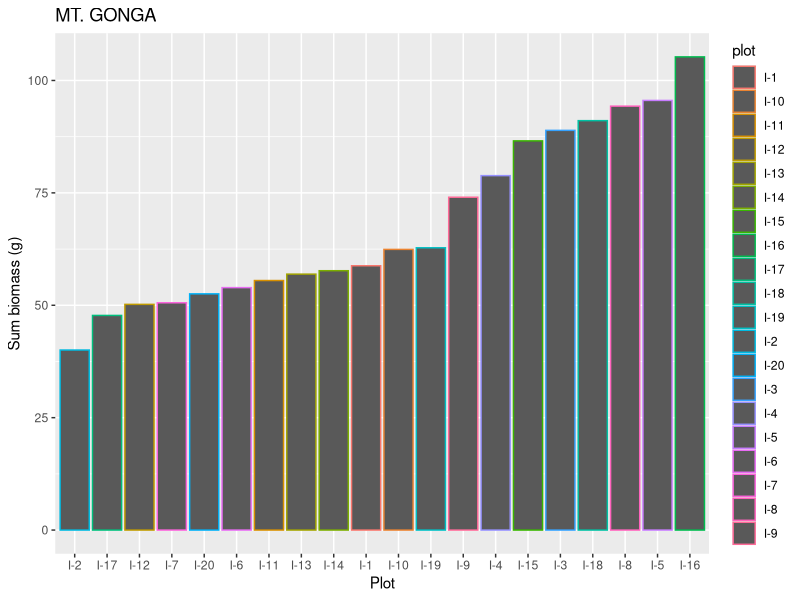

Reproduce this figure in R.
####
#####
library(readxl)
library(tidyverse)
library(ggplot2)

#import data
biomass2015 <- read_excel("biomass2015.xls")
view(biomass2015)


# exclude irrelevant columns
biomass_clean <- biomass2015 %>%
  
  #selecting only relevant columns
  select(plot, production) %>%
  
  #excluding NA values
  filter(!is.na(production)) %>%
  
  #grouping by plot
  group_by(plot) %>%
  
  #getting sum by plot
  summarise(biomass_sum = sum(production))

view(biomass_clean)

biomass_clean$plot <- as.factor(biomass_clean$plot)


biomass_barplot <- (ggplot(biomass_clean,
                          aes(reorder(plot, biomass_sum), biomass_sum, colour = plot)) 
                    + geom_bar(stat = "identity")
                    + labs(title = "MT. GONGA", x = "Plot", y = "Sum biomass (g)"))

biomass_barplot
